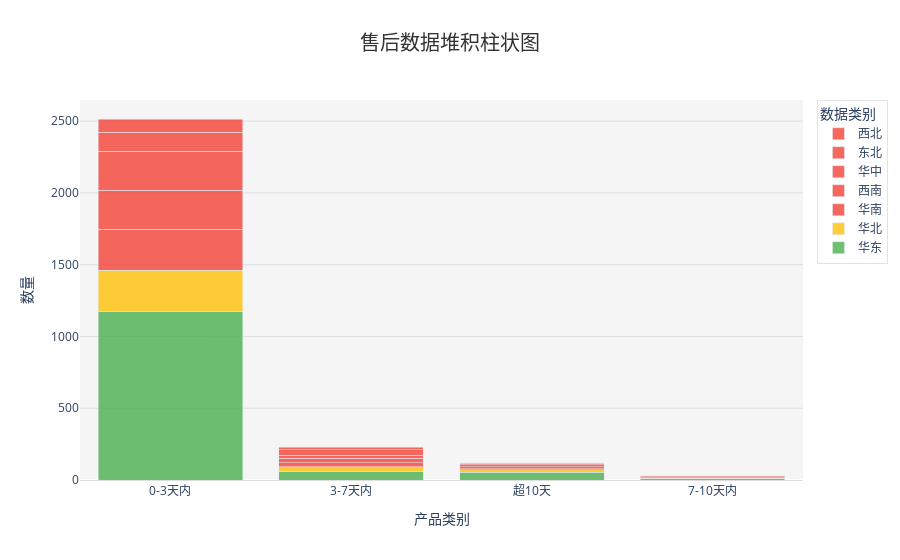

The notebook cell saved with this chart:
### Code cell
import plotly.graph_objects as go

# 示例数据
# categories = ["电动牙刷", "剃须刀", "吹风机", "美容仪"]
# data_完成 = [120, 150, 90, 80]
# data_返修 = [20, 15, 10, 8]
# data_未完成 = [5, 10, 15, 12]


categories = df['取件天数'].unique().tolist()
region_hd = df.query("地区 == '华东'")['数量'].tolist()
region_hb = df.query("地区 == '华北'")['数量'].tolist()
region_hn = df.query("地区 == '华南'")['数量'].tolist()
region_xn = df.query("地区 == '西南'")['数量'].tolist()
region_hz = df.query("地区 == '华中'")['数量'].tolist()
region_db = df.query("地区 == '东北'")['数量'].tolist()
region_xb = df.query("地区 == '西北'")['数量'].tolist()





# 创建堆积柱状图
fig = go.Figure()

# 添加 "维修完成量"
fig.add_trace(
    go.Bar(
        x=categories,
        y=region_hd,
        name="华东",
        marker=dict(color="rgba(76, 175, 80, 0.8)"),  # 绿色
        hovertemplate="华东数量: %{y}<extra></extra>",
    )
)

# 添加 "返修量"
fig.add_trace(
    go.Bar(
        x=categories,
        y=region_hb,
        name="华北",
        marker=dict(color="rgba(255, 193, 7, 0.8)"),  # 黄色
        hovertemplate="华北数量: %{y}<extra></extra>",
    )
)

# 添加 "未完成量"
fig.add_trace(
    go.Bar(
        x=categories,
        y=region_hn,
        name="华南",
        marker=dict(color="rgba(244, 67, 54, 0.8)"),  # 红色
        hovertemplate="华南数量: %{y}<extra></extra>",
    )
)

fig.add_trace(
    go.Bar(
        x=categories,
        y=region_xn,
        name="西南",
        marker=dict(color="rgba(244, 67, 54, 0.8)"),  # 红色
        hovertemplate="西南数量: %{y}<extra></extra>",
        
    )
)
fig.add_trace(
    go.Bar(
        x=categories,
        y=region_hz,
        name="华中",
        marker=dict(color="rgba(244, 67, 54, 0.8)"),  # 红色
        hovertemplate="华中数量: %{y}<extra></extra>",
        
    )
)
fig.add_trace(
    go.Bar(
        x=categories,
        y=region_db,
        name="东北",
        marker=dict(color="rgba(244, 67, 54, 0.8)"),  # 红色
        hovertemplate="东北数量: %{y}<extra></extra>",
        
    )
)
fig.add_trace(
    go.Bar(
        x=categories,
        y=region_xb,
        name="西北",
        marker=dict(color="rgba(244, 67, 54, 0.8)"),  # 红色
        hovertemplate="西北数量: %{y}<extra></extra>",
        
    )
)

fig.update_traces(textposition='outside')
# 设置布局
fig.update_layout(
    barmode="stack",  # 堆积模式
    title=dict(
        text="售后数据堆积柱状图",
        font=dict(size=20, color="#333"),
        x=0.5,
    ),
    xaxis=dict(
        title="产品类别",
        titlefont=dict(size=14),
        tickfont=dict(size=12),
        showgrid=False,
        linecolor="#DDD",
    ),
    yaxis=dict(
        title="数量",
        titlefont=dict(size=14),
        tickfont=dict(size=12),
        showgrid=True,
        gridcolor="rgba(200, 200, 200, 0.5)",
    ),
    legend=dict(
        title="数据类别",
        font=dict(size=12),
        bgcolor="rgba(255, 255, 255, 0.8)",
        bordercolor="rgba(200, 200, 200, 0.5)",
        borderwidth=1,
    ),
    plot_bgcolor="rgba(245, 245, 245, 1)",  # 背景色
    hovermode="x",  # 鼠标悬停模式
)

# 显示图表
fig.show()

### Figure 1 — Plotly figure (JSON) as saved in the notebook; plotly's stock layout.template omitted (floating-point values rounded to 4 significant figures)
{"data": [{"hovertemplate": "华东数量: %{y}<extra></extra>", "marker": {"color": "rgba(76, 175, 80, 0.8)"}, "name": "华东", "textposition": "outside", "type": "bar", "x": ["0-3天内", "3-7天内", "超10天", "7-10天内"], "y": [1171, 59, 53, 9]}, {"hovertemplate": "华北数量: %{y}<extra></extra>", "marker": {"color": "rgba(255, 193, 7, 0.8)"}, "name": "华北", "textposition": "outside", "type": "bar", "x": ["0-3天内", "3-7天内", "超10天", "7-10天内"], "y": [289, 33, 20, 3]}, {"hovertemplate": "华南数量: %{y}<extra></extra>", "marker": {"color": "rgba(244, 67, 54, 0.8)"}, "name": "华南", "textposition": "outside", "type": "bar", "x": ["0-3天内", "3-7天内", "超10天", "7-10天内"], "y": [287, 28, 5, 3]}, {"hovertemplate": "西南数量: %{y}<extra></extra>", "marker": {"color": "rgba(244, 67, 54, 0.8)"}, "name": "西南", "textposition": "outside", "type": "bar", "x": ["0-3天内", "3-7天内", "超10天", "7-10天内"], "y": [273, 30, 16, 2]}, {"hovertemplate": "华中数量: %{y}<extra></extra>", "marker": {"color": "rgba(244, 67, 54, 0.8)"}, "name": "华中", "textposition": "outside", "type": "bar", "x": ["0-3天内", "3-7天内", "超10天", "7-10天内"], "y": [270, 22, 14, 5]}, {"hovertemplate": "东北数量: %{y}<extra></extra>", "marker": {"color": "rgba(244, 67, 54, 0.8)"}, "name": "东北", "textposition": "outside", "type": "bar", "x": ["0-3天内", "3-7天内", "超10天", "7-10天内"], "y": [134, 38, 8, 2]}, {"hovertemplate": "西北数量: %{y}<extra></extra>", "marker": {"color": "rgba(244, 67, 54, 0.8)"}, "name": "西北", "textposition": "outside", "type": "bar", "x": ["0-3天内", "3-7天内", "超10天", "7-10天内"], "y": [91, 18, 5, 4]}], "layout": {"barmode": "stack", "hovermode": "x", "legend": {"bgcolor": "rgba(255, 255, 255, 0.8)", "bordercolor": "rgba(200, 200, 200, 0.5)", "borderwidth": 1, "font": {"size": 12}, "title": {"text": "数据类别"}}, "plot_bgcolor": "rgba(245, 245, 245, 1)", "title": {"font": {"color": "#333", "size": 20}, "text": "售后数据堆积柱状图", "x": 0.5}, "xaxis": {"linecolor": "#DDD", "showgrid": false, "tickfont": {"size": 12}, "title": {"font": {"size": 14}, "text": "产品类别"}}, "yaxis": {"gridcolor": "rgba(200, 200, 200, 0.5)", "showgrid": true, "tickfont": {"size": 12}, "title": {"font": {"size": 14}, "text": "数量"}}}}
